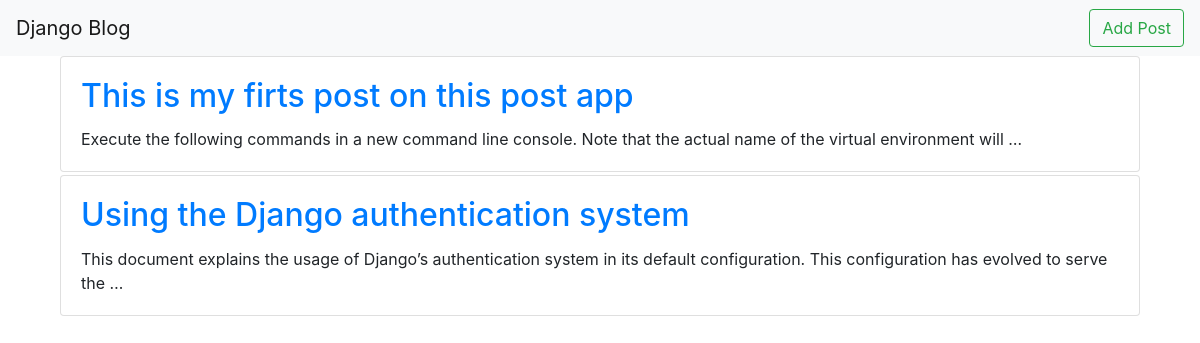
The page / on the database its author committed.
### blog/models.py (models this page shows, shortened)
class post(models.Model):
    Title=models.CharField(max_length=300)
    Author=models.ForeignKey('auth.user',on_delete=models.CASCADE)
    Body=models.TextField()

### blog/views.py (the view)
# urls.py: path('',views.homes.as_view(),name='home'),
class homes(ListView):
    model=post
    template_name ='home.html'

### templates/home.html (shortened to what this page needs)
<!DOCTYPE html>
{% extends 'base.html' %}
{% block content %}
    {% for p in object_list %}
    <div class="col-sm-12">
        <div class="card">
          <div class="card-body">
              <h5 class="card-title"><a href="{% url 'detailview' p.pk %}"><h2>{{p.Title}}</h2></a></h5>
            <p class="card-text">{{p.Body|truncatewords:"20"}}</p>
          </div>
        </div>
      </div>
    {% endfor %}
{% endblock content%}

### templates/base.html (shortened to what this page needs)
<!DOCTYPE html>
{% load static %}
<html lang="en">
<head>
    <link href="{% static 'css/base.css' %}" rel="stylesheet"  >
  <link rel="stylesheet" href="https://stackpath.bootstrapcdn.com/bootstrap/4.5.0/css/bootstrap.min.css">
</head>
<body>
<nav class="navbar navbar-light bg-light">
  <a class="navbar-brand" href="{% url 'home' %}">Django Blog</a>
      <a class="btn btn-outline-success my-2 my-sm-0" type="submit" href="{% url 'createpost' %}">Add Post</a>
</nav>
<div class="container">
{% block content %}
{% endblock content%}
</div>
</body>
</html>

### static/css/base.css (style rules this page uses)
.card { margin-bottom: 3px; }

### rows shown on the page
post: Title "This is my firts post on this post app", Body "Execute the following commands in a new command line console. Note that the actual name of the virtual environment will …"
post: Title "Using the Django authentication system", Body "This document explains the usage of Django’s authentication system in its default configuration. This configuration has evolved to serve the …"
